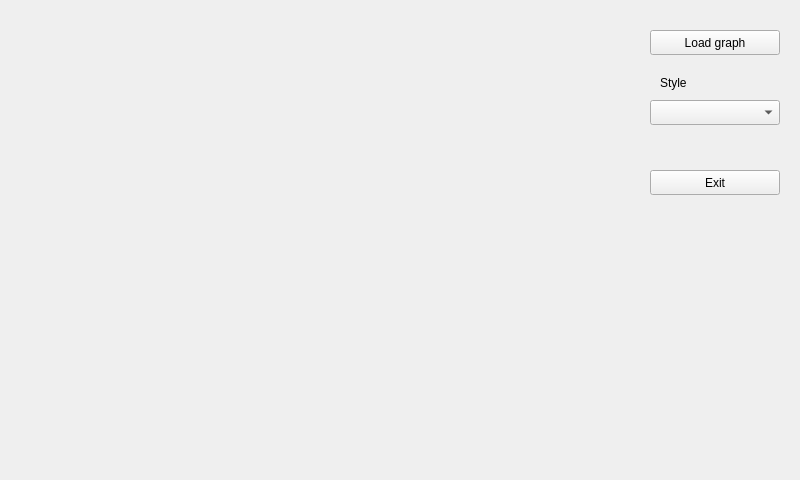
<?xml version="1.0" encoding="UTF-8"?>
<ui version="4.0">
 <class>MainWindow</class>

 <widget class="QMainWindow" name="MainWindow">
  <property name="geometry">
   <rect>
    <x>0</x>
    <y>0</y>
    <width>800</width>
    <height>480</height>
   </rect>
  </property>

  <property name="windowTitle">
   <string>Graph</string>
  </property>

  <widget class="QWidget" name="centralwidget">

   <widget class="QWidget" name="verticalLayoutWidget">
    <property name="geometry">
     <rect>
      <x>0</x>
      <y>0</y>
      <width>640</width>
      <height>480</height>
     </rect>
    </property>
    <layout class="QVBoxLayout" name="verticalLayout"/>
   </widget>

   <widget class="QPushButton" name="load_graph">
    <property name="geometry">
     <rect>
      <x>650</x>
      <y>30</y>
      <width>130</width>
      <height>25</height>
     </rect>
    </property>
    <property name="text">
     <string>Load graph</string>
    </property>
   </widget>

   <widget class="QComboBox" name="styleBox">
    <property name="geometry">
     <rect>
      <x>650</x>
      <y>100</y>
      <width>130</width>
      <height>25</height>
     </rect>
    </property>
   </widget>
   <widget class="QLabel" name="styleLabel">
    <property name="geometry">
     <rect>
      <x>660</x>
      <y>75</y>
      <width>120</width>
      <height>15</height>
     </rect>
    </property>
    <property name="text">
     <string>Style</string>
    </property>
   </widget>

   <widget class="QPushButton" name="exit">
    <property name="geometry">
     <rect>
      <x>650</x>
      <y>170</y>
      <width>130</width>
      <height>25</height>
     </rect>
    </property>
    <property name="text">
     <string>Exit</string>
    </property>
   </widget>

  </widget>


 </widget>
 <resources/>
 <connections/>
</ui>
